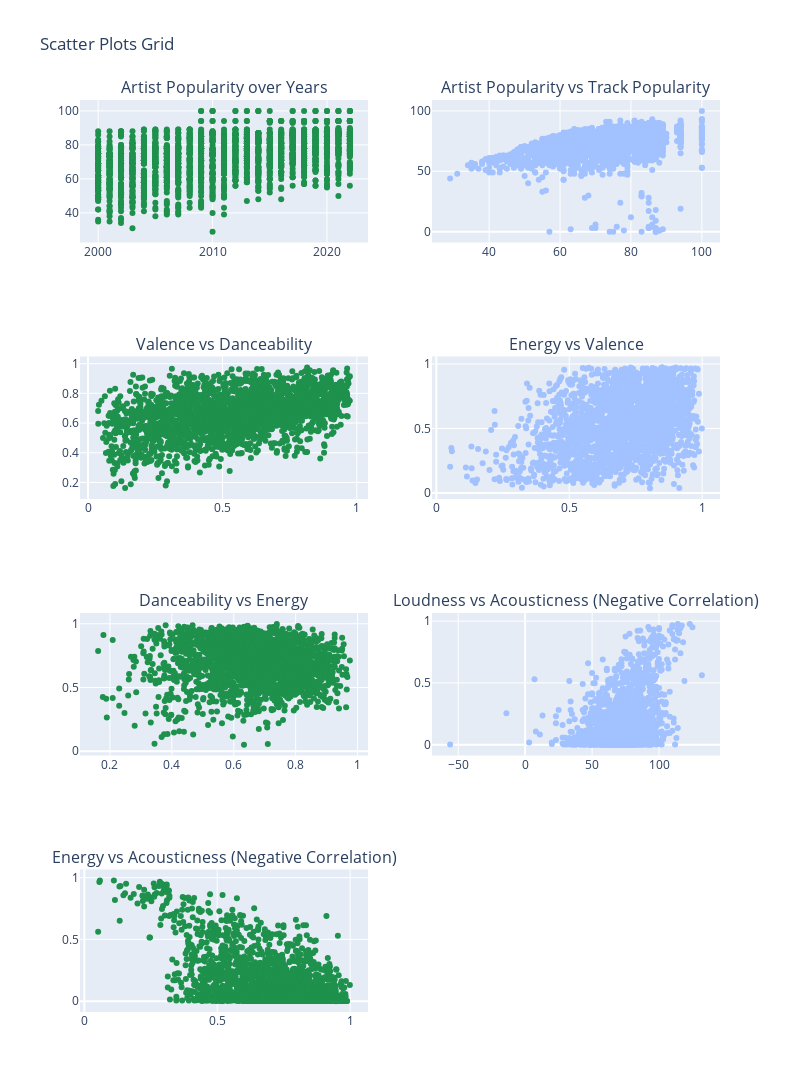

Here is the notebook cell this chart was saved with:
### Code cell
# Create a subplot grid: 4 rows, 2 columns, making it more compact
fig = make_subplots(rows=4, cols=2, subplot_titles=(
    'Artist Popularity over Years', 'Artist Popularity vs Track Popularity',
    'Valence vs Danceability', 'Energy vs Valence',
    'Danceability vs Energy', 'Loudness vs Acousticness (Negative Correlation)',
    'Energy vs Acousticness (Negative Correlation)'
))

# Add each scatter plot to the grid, adjust the row and col accordingly
fig.add_trace(go.Scatter(x=songs['year'], y=songs['artist_popularity'], mode='markers', marker=dict(color='#1E914C')), row=1, col=1)
fig.add_trace(go.Scatter(x=songs['artist_popularity'], y=songs['track_popularity'], mode='markers', marker=dict(color='#A2C1FF')), row=1, col=2)
fig.add_trace(go.Scatter(x=songs['valence'], y=songs['danceability'], mode='markers', marker=dict(color='#1E914C')), row=2, col=1)
fig.add_trace(go.Scatter(x=songs['energy'], y=songs['valence'], mode='markers', marker=dict(color='#A2C1FF')), row=2, col=2)
fig.add_trace(go.Scatter(x=songs['danceability'], y=songs['energy'], mode='markers', marker=dict(color='#1E914C')), row=3, col=1)
fig.add_trace(go.Scatter(x=songs['loudness'], y=songs['acousticness'], mode='markers', marker=dict(color='#A2C1FF')), row=3, col=2)
fig.add_trace(go.Scatter(x=songs['energy'], y=songs['acousticness'], mode='markers', marker=dict(color='#1E914C')), row=4, col=1)

# Since we have an odd number of plots, one subplot will be empty

# Update layout for a cleaner look
fig.update_layout(height=1200, width=800, title_text="Scatter Plots Grid", showlegend=False)
fig.show()

### Figure 1 — Plotly figure (JSON) as saved in the notebook; plotly's stock layout.template omitted (floating-point values rounded to 4 significant figures; data arrays with more than 128 entries replaced by an {"elided": "..."} marker saying what was removed)
{"data": [{"marker": {"color": "#1E914C"}, "mode": "markers", "type": "scatter", "x": {"elided": "2181 int values"}, "xaxis": "x", "y": {"elided": "2181 int values"}, "yaxis": "y"}, {"marker": {"color": "#A2C1FF"}, "mode": "markers", "type": "scatter", "x": {"elided": "2181 int values"}, "xaxis": "x2", "y": {"elided": "2181 int values"}, "yaxis": "y2"}, {"marker": {"color": "#1E914C"}, "mode": "markers", "type": "scatter", "x": {"elided": "2181 float values"}, "xaxis": "x3", "y": {"elided": "2181 float values"}, "yaxis": "y3"}, {"marker": {"color": "#A2C1FF"}, "mode": "markers", "type": "scatter", "x": {"elided": "2181 float values"}, "xaxis": "x4", "y": {"elided": "2181 float values"}, "yaxis": "y4"}, {"marker": {"color": "#1E914C"}, "mode": "markers", "type": "scatter", "x": {"elided": "2181 float values"}, "xaxis": "x5", "y": {"elided": "2181 float values"}, "yaxis": "y5"}, {"marker": {"color": "#A2C1FF"}, "mode": "markers", "type": "scatter", "x": {"elided": "2181 float values"}, "xaxis": "x6", "y": {"elided": "2181 float values"}, "yaxis": "y6"}, {"marker": {"color": "#1E914C"}, "mode": "markers", "type": "scatter", "x": {"elided": "2181 float values"}, "xaxis": "x7", "y": {"elided": "2181 float values"}, "yaxis": "y7"}], "layout": {"annotations": [{"font": {"size": 16}, "showarrow": false, "text": "Artist Popularity over Years", "x": 0.225, "xanchor": "center", "xref": "paper", "y": 1, "yanchor": "bottom", "yref": "paper"}, {"font": {"size": 16}, "showarrow": false, "text": "Artist Popularity vs Track Popularity", "x": 0.775, "xanchor": "center", "xref": "paper", "y": 1, "yanchor": "bottom", "yref": "paper"}, {"font": {"size": 16}, "showarrow": false, "text": "Valence vs Danceability", "x": 0.225, "xanchor": "center", "xref": "paper", "y": 0.7188, "yanchor": "bottom", "yref": "paper"}, {"font": {"size": 16}, "showarrow": false, "text": "Energy vs Valence", "x": 0.775, "xanchor": "center", "xref": "paper", "y": 0.7188, "yanchor": "bottom", "yref": "paper"}, {"font": {"size": 16}, "showarrow": false, "text": "Danceability vs Energy", "x": 0.225, "xanchor": "center", "xref": "paper", "y": 0.4375, "yanchor": "bottom", "yref": "paper"}, {"font": {"size": 16}, "showarrow": false, "text": "Loudness vs Acousticness (Negative Correlation)", "x": 0.775, "xanchor": "center", "xref": "paper", "y": 0.4375, "yanchor": "bottom", "yref": "paper"}, {"font": {"size": 16}, "showarrow": false, "text": "Energy vs Acousticness (Negative Correlation)", "x": 0.225, "xanchor": "center", "xref": "paper", "y": 0.1562, "yanchor": "bottom", "yref": "paper"}], "height": 1200, "showlegend": false, "title": {"text": "Scatter Plots Grid"}, "width": 800, "xaxis": {"anchor": "y", "domain": [0, 0.45]}, "xaxis2": {"anchor": "y2", "domain": [0.55, 1]}, "xaxis3": {"anchor": "y3", "domain": [0, 0.45]}, "xaxis4": {"anchor": "y4", "domain": [0.55, 1]}, "xaxis5": {"anchor": "y5", "domain": [0, 0.45]}, "xaxis6": {"anchor": "y6", "domain": [0.55, 1]}, "xaxis7": {"anchor": "y7", "domain": [0, 0.45]}, "xaxis8": {"anchor": "y8", "domain": [0.55, 1]}, "yaxis": {"anchor": "x", "domain": [0.8438, 1]}, "yaxis2": {"anchor": "x2", "domain": [0.8438, 1]}, "yaxis3": {"anchor": "x3", "domain": [0.5625, 0.7188]}, "yaxis4": {"anchor": "x4", "domain": [0.5625, 0.7188]}, "yaxis5": {"anchor": "x5", "domain": [0.2812, 0.4375]}, "yaxis6": {"anchor": "x6", "domain": [0.2812, 0.4375]}, "yaxis7": {"anchor": "x7", "domain": [0, 0.1562]}, "yaxis8": {"anchor": "x8", "domain": [0, 0.1562]}}}
